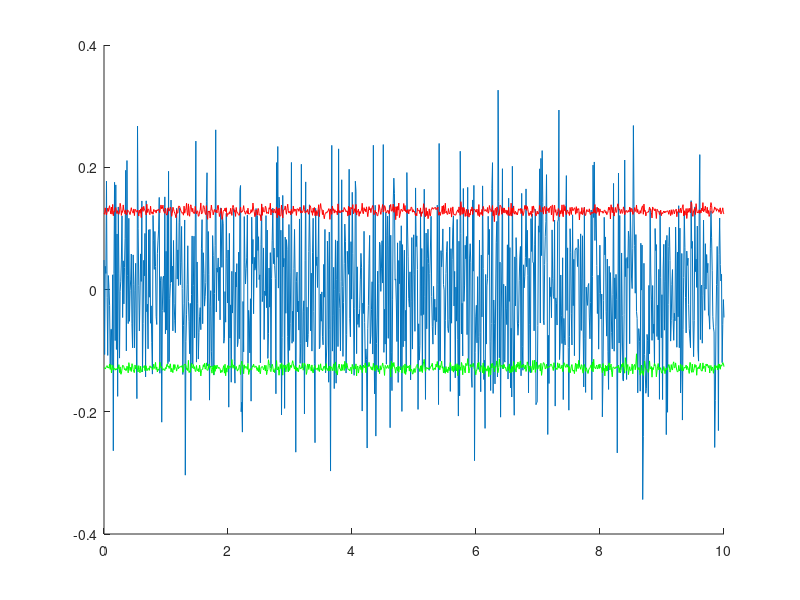

Recreate this plot in MATLAB.
clear all;
B=[];
ilosc_trajektorii=1000;
T=10;
h=T/ilosc_trajektorii;

for i=1:ilosc_trajektorii
    B=[B; cumsum([normrnd(0,1,1,ilosc_trajektorii).*h^(1/2)])];
end

t=linspace(0,T,ilosc_trajektorii);
q1=[];
q2=[];

B1 = [];
for i=1:ilosc_trajektorii
    B_temp = B(i,:);
    B_temp(end) = [];
    B1 = [B1; B(i,:) - [0, B_temp]];
end

for i=1:ilosc_trajektorii
    q1=[q1 quantile(B1(:,i),0.10)];
    q2=[q2 quantile(B1(:,i),0.90)];
end

hold on
plot(t(1,:), B1(1,:));
plot(t(1,:),q2,'r');
plot(t(1,:), q1,'g');
